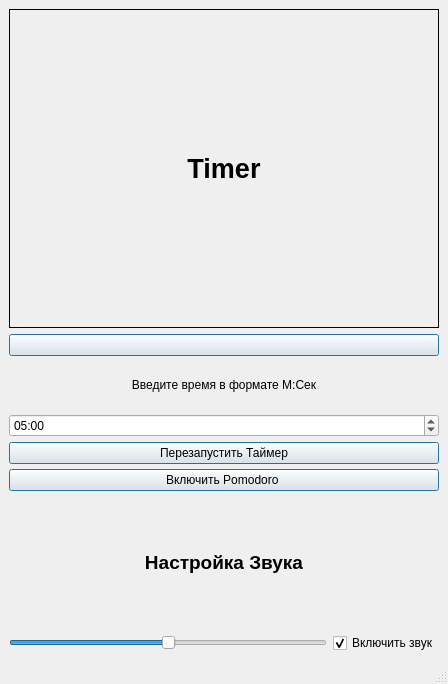
<?xml version="1.0" encoding="UTF-8"?>
<ui version="4.0">
 <class>MainWindow</class>
 <widget class="QMainWindow" name="MainWindow">
  <property name="geometry">
   <rect>
    <x>0</x>
    <y>0</y>
    <width>448</width>
    <height>684</height>
   </rect>
  </property>
  <property name="windowTitle">
   <string>Pomodoro Timer App</string>
  </property>
  <property name="windowIcon">
   <iconset>
    <normaloff>pomodoro_icon.ico</normaloff>pomodoro_icon.ico</iconset>
  </property>
  <property name="autoFillBackground">
   <bool>false</bool>
  </property>
  <widget class="QWidget" name="centralwidget">
   <layout class="QVBoxLayout" name="verticalLayout_4">
    <item>
     <widget class="QLabel" name="TimerLabel">
      <property name="font">
       <font>
        <pointsize>20</pointsize>
        <bold>true</bold>
       </font>
      </property>
      <property name="frameShape">
       <enum>QFrame::Shape::Panel</enum>
      </property>
      <property name="text">
       <string>Timer</string>
      </property>
      <property name="alignment">
       <set>Qt::AlignmentFlag::AlignCenter</set>
      </property>
      <property name="textInteractionFlags">
       <set>Qt::TextInteractionFlag::NoTextInteraction</set>
      </property>
     </widget>
    </item>
    <item>
     <layout class="QVBoxLayout" name="verticalLayout_3">
      <item>
       <layout class="QHBoxLayout" name="TimerButtonsLayout" stretch="0">
        <property name="spacing">
         <number>5</number>
        </property>
        <property name="sizeConstraint">
         <enum>QLayout::SizeConstraint::SetFixedSize</enum>
        </property>
        <item>
         <layout class="QVBoxLayout" name="verticalLayout">
          <item>
           <widget class="QPushButton" name="StartTimerButton">
            <property name="autoFillBackground">
             <bool>false</bool>
            </property>
            <property name="text">
             <string/>
            </property>
            <property name="icon">
             <iconset>
              <activeoff>play.ico</activeoff>
              <activeon>pause.ico</activeon>
             </iconset>
            </property>
            <property name="checkable">
             <bool>true</bool>
            </property>
            <property name="checked">
             <bool>false</bool>
            </property>
            <property name="default">
             <bool>true</bool>
            </property>
           </widget>
          </item>
          <item>
           <widget class="QLabel" name="Text">
            <property name="text">
             <string>Введите время в формате М:Сек</string>
            </property>
            <property name="alignment">
             <set>Qt::AlignmentFlag::AlignCenter</set>
            </property>
           </widget>
          </item>
          <item>
           <widget class="QTimeEdit" name="timeEdit">
            <property name="autoFillBackground">
             <bool>false</bool>
            </property>
            <property name="inputMethodHints">
             <set>Qt::InputMethodHint::ImhDigitsOnly|Qt::InputMethodHint::ImhPreferNumbers|Qt::InputMethodHint::ImhSensitiveData</set>
            </property>
            <property name="wrapping">
             <bool>true</bool>
            </property>
            <property name="readOnly">
             <bool>false</bool>
            </property>
            <property name="accelerated">
             <bool>false</bool>
            </property>
            <property name="maximumTime">
             <time>
              <hour>0</hour>
              <minute>59</minute>
              <second>59</second>
             </time>
            </property>
            <property name="currentSection">
             <enum>QDateTimeEdit::Section::MinuteSection</enum>
            </property>
            <property name="displayFormat">
             <string>mm:ss</string>
            </property>
            <property name="time">
             <time>
              <hour>0</hour>
              <minute>5</minute>
              <second>0</second>
             </time>
            </property>
           </widget>
          </item>
          <item>
           <widget class="QPushButton" name="StopTimerButton">
            <property name="autoFillBackground">
             <bool>false</bool>
            </property>
            <property name="text">
             <string>Перезапустить Таймер</string>
            </property>
            <property name="icon">
             <iconset>
              <normaloff>free-icon-restart-3973138.ico</normaloff>free-icon-restart-3973138.ico</iconset>
            </property>
            <property name="default">
             <bool>true</bool>
            </property>
           </widget>
          </item>
          <item>
           <widget class="QPushButton" name="PomodoroTimerButton">
            <property name="autoFillBackground">
             <bool>false</bool>
            </property>
            <property name="text">
             <string>Включить Pomodoro </string>
            </property>
            <property name="icon">
             <iconset>
              <normalon>pomodoro_icon.ico</normalon>
             </iconset>
            </property>
            <property name="default">
             <bool>true</bool>
            </property>
            <property name="flat">
             <bool>false</bool>
            </property>
           </widget>
          </item>
         </layout>
        </item>
       </layout>
      </item>
      <item>
       <layout class="QVBoxLayout" name="verticalLayout_2">
        <item>
         <widget class="QLabel" name="VolumeSettingsLabel">
          <property name="font">
           <font>
            <pointsize>14</pointsize>
            <bold>true</bold>
           </font>
          </property>
          <property name="text">
           <string>Настройка Звука</string>
          </property>
          <property name="alignment">
           <set>Qt::AlignmentFlag::AlignCenter</set>
          </property>
         </widget>
        </item>
        <item>
         <layout class="QHBoxLayout" name="horizontalLayout">
          <item>
           <widget class="QSlider" name="VolumeSlider">
            <property name="maximum">
             <number>100</number>
            </property>
            <property name="value">
             <number>50</number>
            </property>
            <property name="sliderPosition">
             <number>50</number>
            </property>
            <property name="orientation">
             <enum>Qt::Orientation::Horizontal</enum>
            </property>
            <property name="invertedAppearance">
             <bool>false</bool>
            </property>
           </widget>
          </item>
          <item>
           <widget class="QCheckBox" name="VolumeCheckBox">
            <property name="text">
             <string>Включить звук</string>
            </property>
            <property name="checked">
             <bool>true</bool>
            </property>
           </widget>
          </item>
         </layout>
        </item>
       </layout>
      </item>
     </layout>
    </item>
   </layout>
  </widget>
  <widget class="QStatusBar" name="statusbar"/>
  <widget class="QMenuBar" name="menuBar">
   <property name="geometry">
    <rect>
     <x>0</x>
     <y>0</y>
     <width>448</width>
     <height>33</height>
    </rect>
   </property>
  </widget>
 </widget>
 <resources/>
 <connections/>
</ui>
